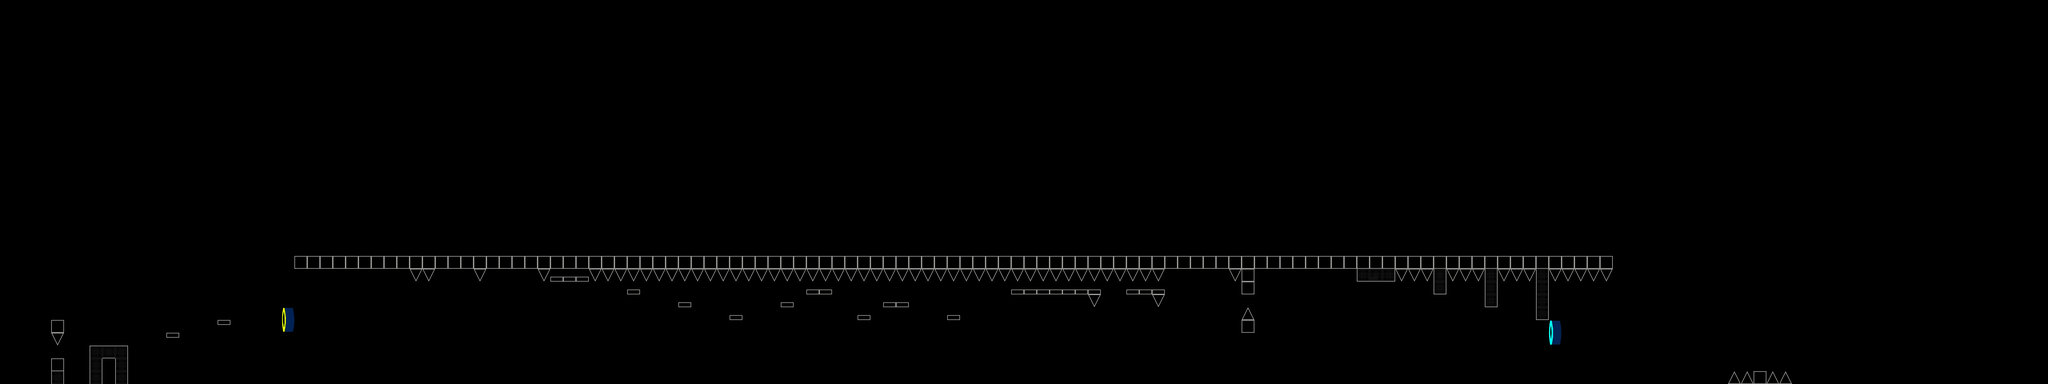

This game map was drawn from its Tiled (.tmx) file and the tilesets committed beside it. A one-line description and the trimmed map source follow:
An orthogonal 160x30 tile map with 42x42 px tiles, 1 tile layer (Tile Layer 1), 4 tilesets.

<map version="1.5" tiledversion="1.7.0" orientation="orthogonal" renderorder="right-down" width="160" height="30" tilewidth="42" tileheight="42" infinite="0" nextlayerid="2" nextobjectid="1">
 <tileset firstgid="1" source="tilesets/smallBlocks.tsx" />
 <tileset firstgid="7" source="tilesets/spritesheet.tsx" />
 <tileset firstgid="19" source="tilesets/spikes.tsx" />
 <tileset firstgid="23" source="tilesets/gravity_portals.tsx" />
 <layer id="1" name="Tile Layer 1" width="160" height="30">
  <data>[4800 cells, 245 non-empty, 14 distinct tile ids]</data>
 </layer>
</map>
